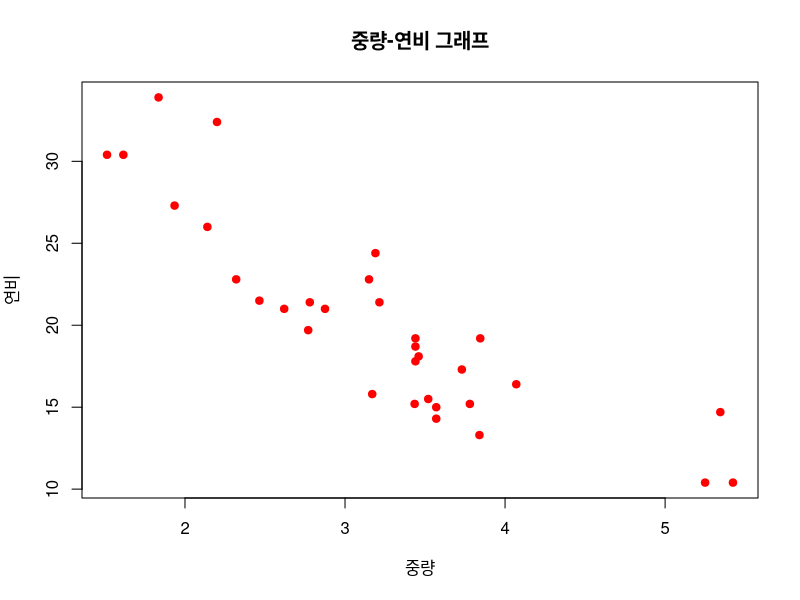
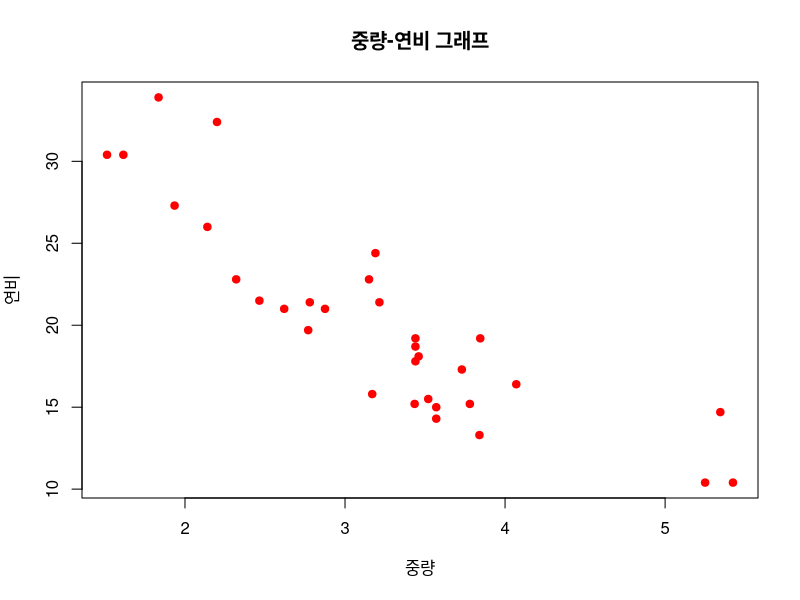
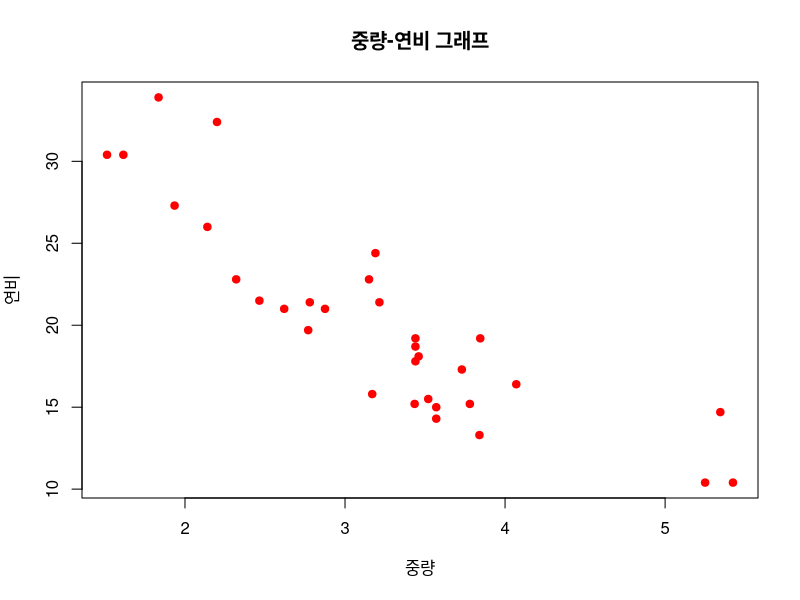
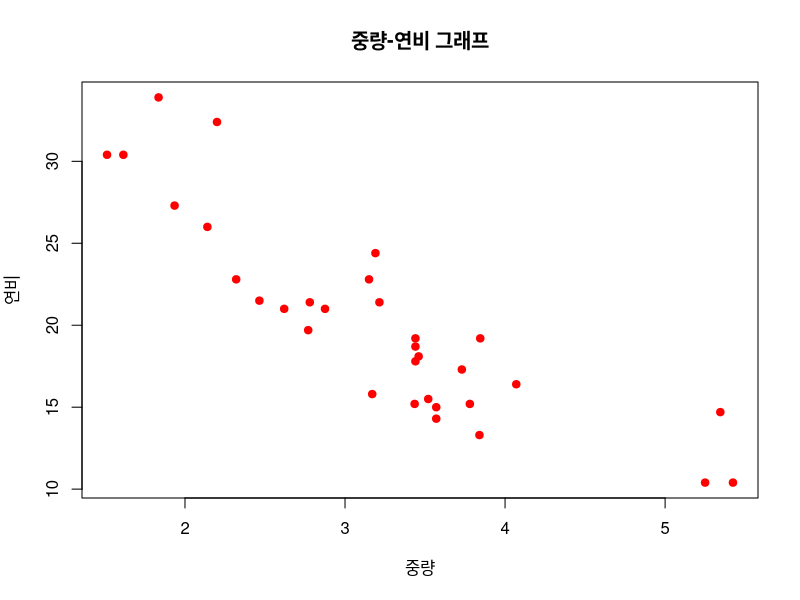
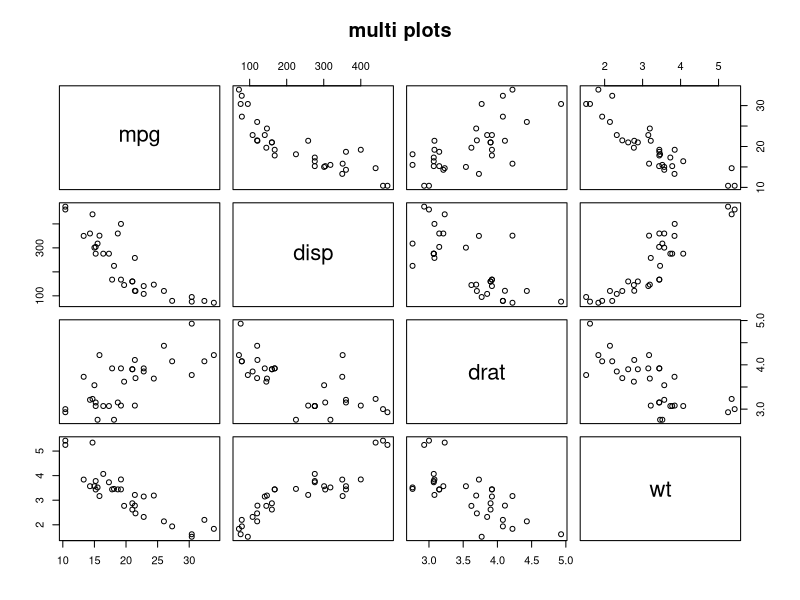
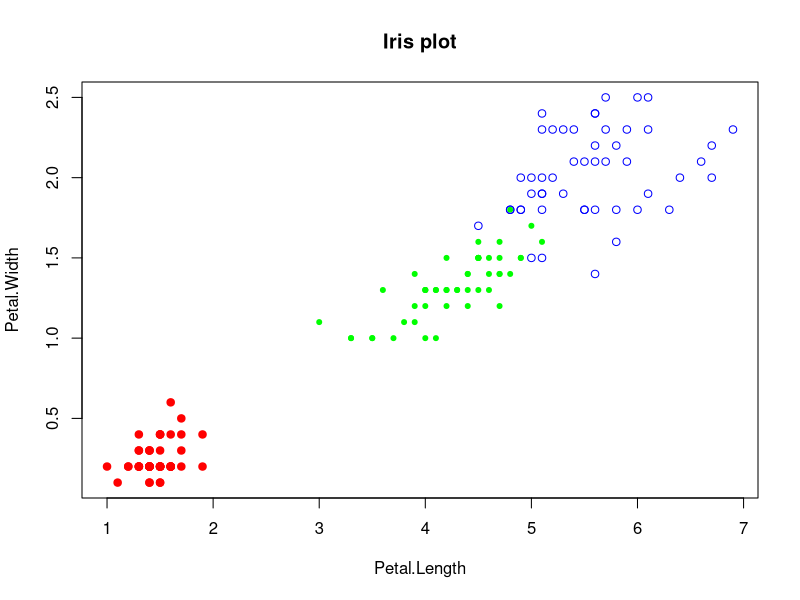
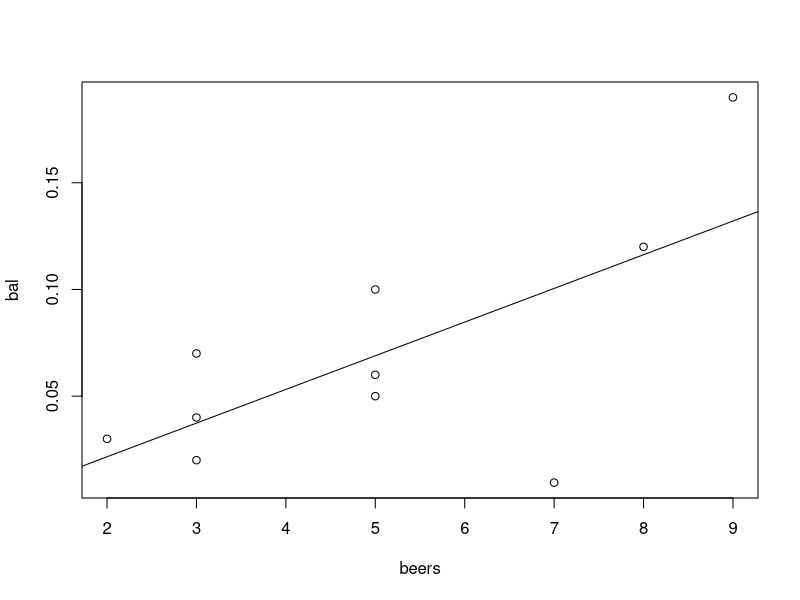
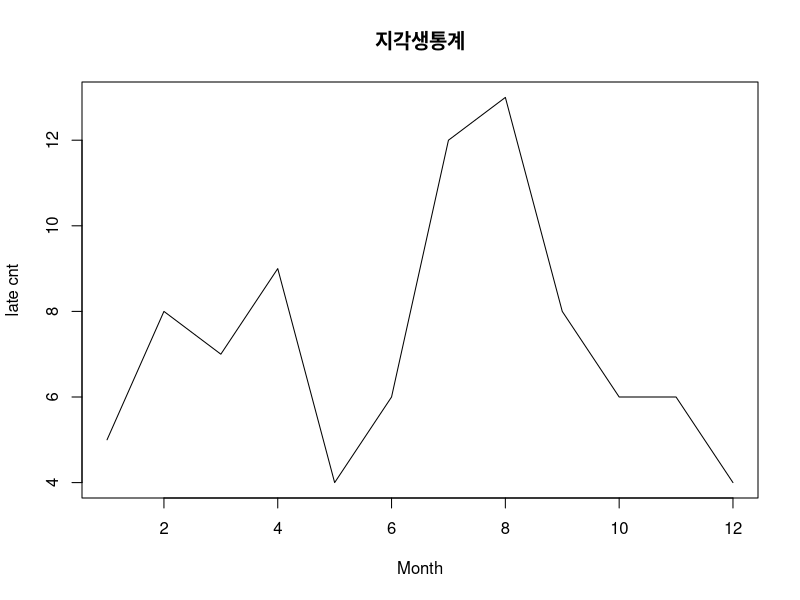

These figures' R source, in order:
#
# 6일차
#
#
# 다중변수 자료 탐색
# 두 변수 사이의 산점도
# 산점도(scatter plot) - 2변수로 구성된 자료의 분포를 알아보는 그래프
#                       관측값들의 분포를 통해 2변수 사이의 관계파악
#

# 이변량 산점도
wt <- mtcars$wt
mpg <- mtcars$mpg

plot(wt, mpg, main = "중량-연비 그래프",
     xlab = "중량", ylab = "연비",
     col = "red", pch = 19) # 산점도 [pch (plotting character): 점모양 0~25]

# 이변량 데이터 넣는 유형들
plot(mtcars$wt, mtcars$mpg, main = "중량-연비 그래프",
     xlab = "중량", ylab = "연비",
     col = "red", pch = 19) # 유형1
plot(mtcars[, c('wt','mpg') ], main = "중량-연비 그래프",
     xlab = "중량", ylab = "연비",
     col = "red", pch = 19) # 유형2
plot(mpg~wt, data = mtcars, main = "중량-연비 그래프",
     xlab = "중량", ylab = "연비",
     col = "red", pch = 19) # 유형3

# 여러 변수들간의 산점도
vars <- c('mpg', 'disp', 'drat', 'wt')
target <- mtcars[, vars]
head(target)
pairs(target,main = 'multi plots') # pairs는 이변량 이상의 산점도를 그릴 수 있음

# 그룹정보가 있는 두 변수의 산점도
str(iris)
iris.2 <- iris[, 3:4]
point <- as.numeric( iris$Species )
point
color <- c('red', 'green', 'blue')
plot(iris.2, main='Iris plot',
     pch = c(point+18),
     col = color[ point ])

# 상관분석
beers <- c(5,2,9,8,3,7,3,5,3,5)
bal <- c(0.1,0.03,0.19,0.12,0.04,
         0.0095,0.07,0.06,0.02,0.05)
tbl <- data.frame( beers, bal)
tbl

plot(bal~beers, data = tbl)

# 회귀식     lm(linear model)
res <- lm( bal~beers, data = tbl ) 
res

# 회귀선
abline( res )

# 상관계수 도출 (correlation)
cor( tbl[ , 1:2 ] )   # 이변량 상관 계수
cor( iris[ , 1:4 ] )  # 다변량 상관 계수

############################################################
##
## 상관 분석 과정 : 
##
## 1. 상관분석 대상 변수 선정
##
## 2. 산점도 작성 (관측값 분포확인) : plot()
##
## 3. 회귀식 도출 : lm()
##    (회귀식 : 두 변수의 선형관계를 가장 잘
##              나타낼 수 있는 선의 식)
##    ( y = xw + b )
##
## 4. 회귀선을 산점도에 표시 : abline()
##    (회귀선 : 관측값들의 추세를 가장 잘
##              나타낼 수 있는 선)
##
## 5. 상관계수 계산 : cor()
##
## 6. 상관분석 결과 해석
##
############################################################


#################################
# 시계열 Data 분석 - 선그래프

month <- 1:12
late <- c(5,8,7,9,4,6,12,13,8,6,6,4)

plot(month, late, main = '지각생통계',
     type = 'l', lty= 1, lwd = 1,
     xlab = 'Month', ylab = 'late cnt' )      # lty : line type, lwd : line width
plot(month, late, main = '지각생통계',
     type = 'b', lty= 1, lwd = 1,
     xlab = 'Month', ylab = 'late cnt' )
plot(month, late, main = '지각생통계',
     type = 'o', lty= 1, lwd = 1,
     xlab = 'Month', ylab = 'late cnt' )
plot(month, late, main = '지각생통계',
     type = 's', lty= 1, lwd = 1,
     xlab = 'Month', ylab = 'late cnt' )
plot(month, late, main = '지각생통계',
     type = 'S', lty= 1, lwd = 1,
     xlab = 'Month', ylab = 'late cnt' )
plot(month, late, main = '지각생통계',
     type = 'p', lty= 1, lwd = 1,
     xlab = 'Month', ylab = 'late cnt' )
plot(month, late, main = '지각생통계',
     type = 'c', lty= 1, lwd = 1,
     xlab = 'Month', ylab = 'late cnt' )
plot(month, late, main = '지각생통계',
     type = 'h', lty= 1, lwd = 1,
     xlab = 'Month', ylab = 'late cnt' )
plot(month, late, main = '지각생통계',
     type = 'n', lty= 1, lwd = 1,
     xlab = 'Month', ylab = 'late cnt' )

# 복수의 선 그래프
late1 <- c(5,8,7,9,4,6,12,13,8,6,6,4)
late2 <- c(4,6,5,8,7,8,10,11,6,5,7,3)

plot(month, late1, main = '지각생통계',
     type = 'b', lty= 1, col = 'red',
     xlab = 'Month', ylab = 'late cnt',
     ylim = c(1,15) )                   # ylim : y 좌표 범위
lines(month, late2, type = 'b', col = 'blue' )



##############
#
# 자료 탐색 실습 - 탐색적 데이터 분석
#
# 0단계 : 문제 정의
# 1단계 : 분석 대상 데이터셋 준비
#         BostonHousing 데이터셋(mlbench pac.)
#
install.packages('mlbench')
library(mlbench)
data('BostonHousing')
  # crim : 1인당 범죄율
  # rm : 주택 1가구당 방수
  # dis : 보스턴 5개 지역센터까지의 거리
  # tax
  # medv : 주택가격
class( BostonHousing )
dim(BostonHousing)
str(BostonHousing)
head(BostonHousing)
tail(BostonHousing)

myds <- BostonHousing[,c('crim',
                         'rm',
                         'dis',
                         'tax',
                         'medv')]
# 2단계 : 파생 변수 추가
#         [ grp 변수 추가(주택가격상중하) ]
grp <- c()
for(i in 1:nrow(myds)){
  if( myds$medv[i] >= 25.0 ){
    grp[i] <- 'H'
  } else if ( myds$medv[i] <= 17.0){
    grp[i] <- 'L'
  } else {
    grp[i] <- 'M'
  }
}

grp <- factor(grp)
grp <- factor(grp, levels = c('H','M','L'))
grp
myds <- data.frame(myds, grp)
head(myds)

# 3단계 : 데이터셋의 형태와 기본적인 내용 파악
str( myds )
head( myds )
table( myds$grp )

# 4단계 : 히스토그램에 의한 관측값의 분포 확인 : 정규분포에 가까운지
par( mfrow=c(2,3) )
for(i in 1:5){
  hist( myds[,i], main = colnames( myds )[i],
        col = 'yellow')
}
par( mfrow = c(1,1))

# 5단계 : 상자그림에 의한 관측값의 분포 확인 : 이상치는 없는지
par( mfrow=c(2,3) )
for(i in 1:5){
  boxplot( myds[,i], main = colnames( myds )[i])
}
par( mfrow = c(1,1))


# 6단계 : 그룹별 관측값 분포 확인
boxplot(myds$crim~myds$grp, main = '1인당 범죄율')
boxplot(myds$rm~myds$grp, main = '방의 개수')
boxplot(myds$dis~myds$grp, main = '지역센터까지의 거리')
boxplot(myds$tax~myds$grp, main = '세금')
boxplot(myds$medv~myds$grp, main = '주택가격')
  # crim : 1인당 범죄율
  # rm : 주택 1가구당 방수
  # dis : 보스턴 5개 지역센터까지의 거리
  # tax
  # medv : 주택가격

# 7단계 : 다중 산점도를 통한 변수 간 상관관계 확인
pairs( myds[,-6] )

# 8단계 : 그룹 정보를 포함한 변수 간 상관관계 확인
point <- as.integer(myds$grp)
color <- c('red','green','blue')
pairs( myds[,-6], pch = point,
       col = color[ point ])

# 9단계 : 변수 간 상관관계 확인
cor( myds[,-6] )

# 탐색적데이터분석으로
# Data에 대한 이해를 하고,
# 문제 정의를 검증,
# 문제 정의에 대한 1차 결과 파악
#####################






